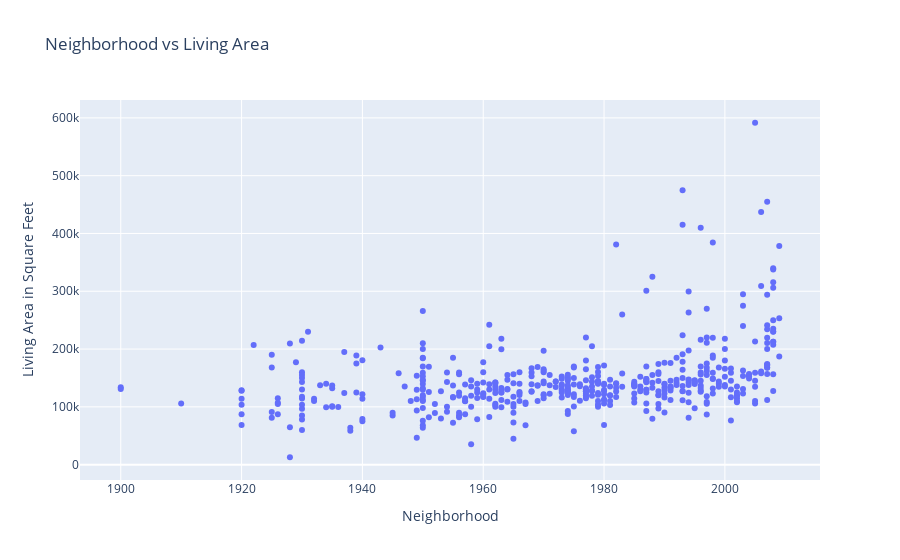

Notebook code cell kept with this figure:
### Code cell
# not a ton of correlation with Price for homes with Garage not built with the home 
fig = px.scatter(
    x=housing.loc[housing.YearBuilt - housing.GarageYrBlt != 0].GarageYrBlt, 
    y= housing.loc[housing.YearBuilt - housing.GarageYrBlt != 0].SalePrice, 
    labels={'x': 'Neighborhood', 'y': 'Living Area in Square Feet'},
    title='Neighborhood vs Living Area'
)

# Show the plot
fig.show()

### Figure 1 — Plotly figure (JSON) as saved in the notebook; plotly's stock layout.template omitted (floating-point values rounded to 4 significant figures; data arrays with more than 128 entries replaced by an {"elided": "..."} marker saying what was removed)
{"data": [{"hovertemplate": "Neighborhood=%{x}<br>Living Area in Square Feet=%{y}<extra></extra>", "legendgroup": "", "marker": {"color": "#636efa", "symbol": "circle"}, "mode": "markers", "name": "", "orientation": "v", "showlegend": false, "type": "scatter", "x": {"elided": "617 int values"}, "xaxis": "x", "y": {"elided": "617 int values"}, "yaxis": "y"}], "layout": {"legend": {"tracegroupgap": 0}, "title": {"text": "Neighborhood vs Living Area"}, "xaxis": {"anchor": "y", "domain": [0, 1], "title": {"text": "Neighborhood"}}, "yaxis": {"anchor": "x", "domain": [0, 1], "title": {"text": "Living Area in Square Feet"}}}}
